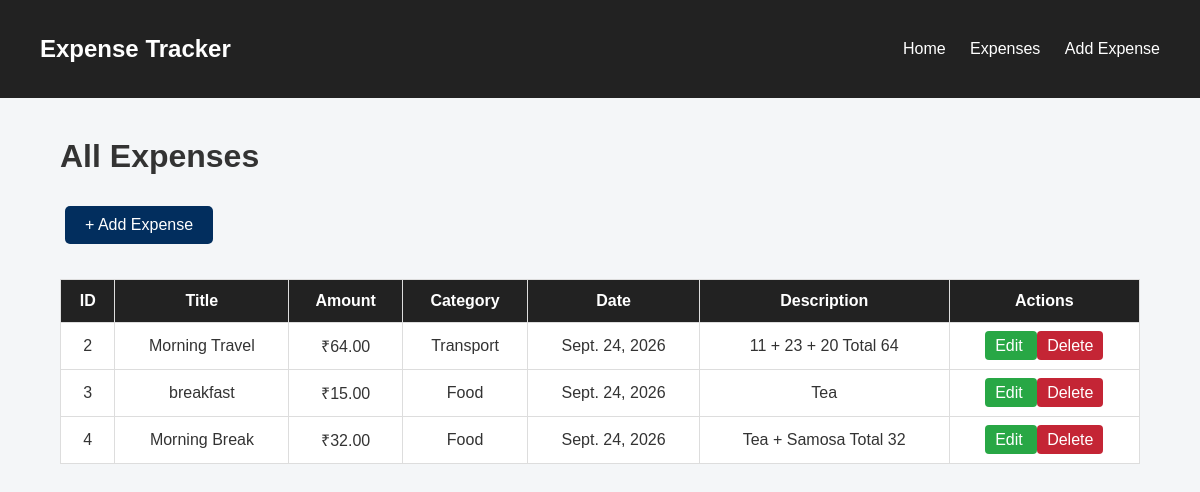
Page /expense/ on the committed database.
### expenses/models.py (models this page shows, shortened)
class Expenses(models.Model):
    title = models.CharField(max_length=100)
    amount = models.DecimalField(max_digits=10, decimal_places=2)
    category = models.CharField(max_length=50)
    date = models.DateField()
    description = models.TextField(blank=True)

### expenses/views.py (the view)
# urls.py: path('expense/', views.expense_list, name = 'expense_list'),
def expense_list(request):
    expenses = Expenses.objects.all()
    return render(request,'expense_list.html', {'expenses': expenses})

### expenses/templates/expense_list.html (shortened to what this page needs)
{% extends 'base.html' %}
{% block content %}
<h1>All Expenses</h1>
<a href="{% url 'add_expense' %}" class="btn">+ Add Expense</a>
<table>
    <thead>
        <tr>
            <th>ID</th>
            <th>Title</th>
            <th>Amount</th>
            <th>Category</th>
            <th>Date</th>
            <th>Description</th>
            <th>Actions</th>
        </tr>
    </thead>
    <tbody>
        {% for expense in expenses %}
        <tr>
            <td>{{ expense.id }}</td>
            <td>{{ expense.title }}</td>
            <td>₹{{ expense.amount }}</td>
            <td>{{ expense.category }}</td>
            <td>{{ expense.date }}</td>
            <td>{{ expense.description }}</td>
            <td>
                <a href="{% url 'edit_expense' expense.id %}" class="edit-btn"> Edit </a>
                <a href="{% url 'delete_expense' expense.id %}" class="delete-btn" onclick="return confirm('Are you sure you want to delete this expense?');"> Delete </a>
            </td>
        </tr>
        {% empty %}
        <tr>
            <td colspan="7">
                No expenses found.
            </td>
        </tr>
        {% endfor %}
    </tbody>
</table>
{% endblock %}

### expenses/templates/base.html (shortened to what this page needs)
<!DOCTYPE html>
<html lang="en">
<head>
    {% load static %}
    <link rel="stylesheet" href="{% static 'expenses/style.css' %}">
</head>
<body>
    <nav>
        <h2>Expense Tracker</h2>
        <div>
            <a href="{% url 'home' %}">Home</a>
            <a href="{% url 'expense_list' %}">Expenses</a>
            <a href="{% url 'add_expense' %}">Add Expense</a>
        </div>
    </nav>
    <main>
        {% block content %}
        {% endblock %}
    </main>
</body>
</html>

### expenses/static/expenses/style.css (style rules this page uses)
* { box-sizing: border-box; }
body { margin: 0; font-family: Arial, sans-serif; background-color: #f4f6f8; color: #333; }
nav { background-color: #222; color: white; padding: 15px 40px; display: flex; justify-content: space-between; align-items: center; }
nav a { color: white; text-decoration: none; margin-left: 20px; }
main { width: 90%; max-width: 1100px; margin: 40px auto; }
.btn { display: inline-block; padding: 10px 20px; background-color: #022e5e; color: white; text-decoration: none; border-radius: 5px; margin: 10px 5px; }
table { width: 100%; margin-top: 25px; border-collapse: collapse; background-color: white; }
th, td { padding: 12px; border: 1px solid #ddd; text-align: center; }
th { background-color: #222; color: white; }
.edit-btn { background-color: #28a745; color: white; padding: 6px 10px; text-decoration: none; border-radius: 4px; }
.delete-btn { background-color: #c42535; color: white; padding: 6px 10px; text-decoration: none; border-radius: 4px; }

### rows in the picture
Expenses: id "2", title "Morning Travel", amount "64.00", category "Transport", date "Sept. 24, 2026", description "11 + 23 + 20 Total 64"
Expenses: id "3", title "breakfast", amount "15.00", category "Food", date "Sept. 24, 2026", description "Tea"
Expenses: id "4", title "Morning Break", amount "32.00", category "Food", date "Sept. 24, 2026", description "Tea + Samosa Total 32"
